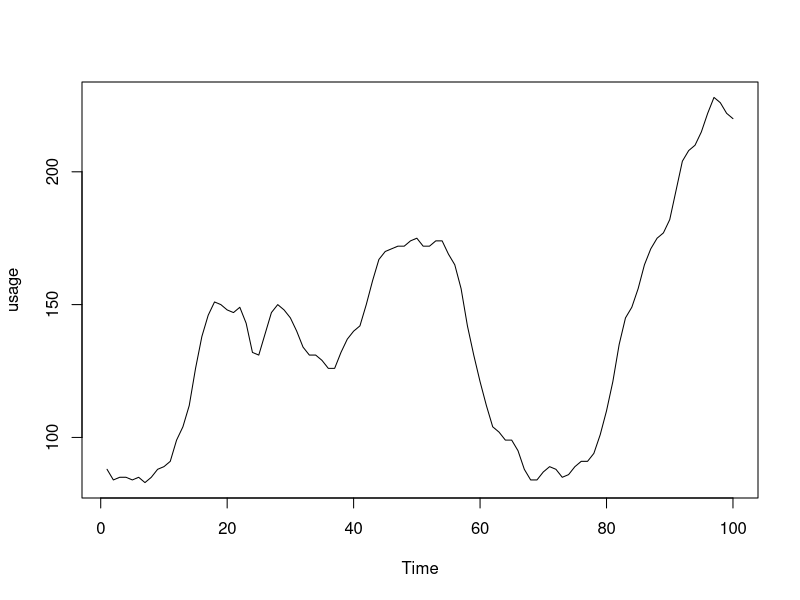
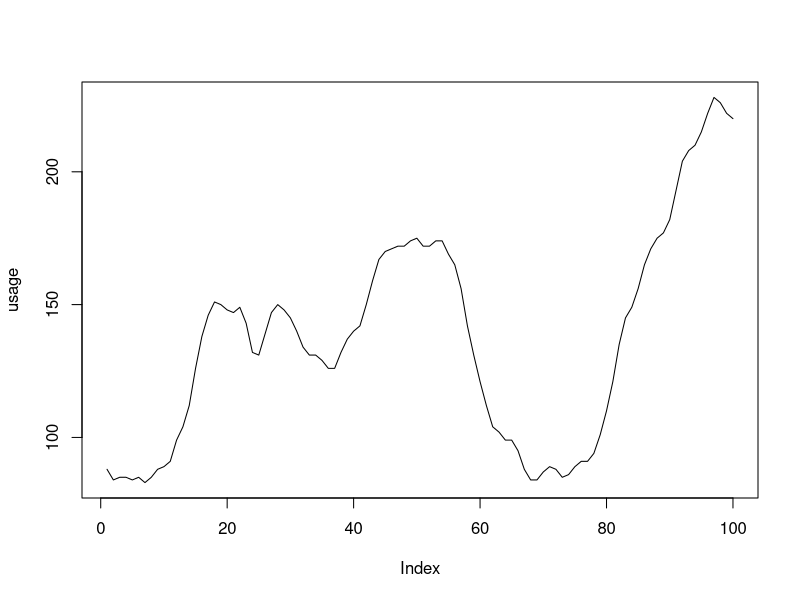

Here is the R script that generated these plots, in order: (Note: this script raises an error after producing the figures.)
#To get the mean value variation of the data set.
get_meanValues<-function(dataSet){
  sum<-0
  mean_collection<-c()
  n<-1
  for (v in dataSet){
    sum<-sum+v
    m<-(sum/n)
    mean_collection<-c(mean_collection,m)
    n<-n+1
  }
  return(mean_collection)
}

#Enter the input Data
usage = c(88,84,85,85,84,85,83,85,88,89,91,99,104,112,126,138,146,151,150,148,147,149,143,132,131,139,147,150,148,145,140,134,131,131,129,126,126,132,137,140,142,150,159,167,170,171,172,172,174,175,172,172,174,174,169,165,156,142,131,121,112,104,102,99,99,95,88,84,84,87,89,88,85,86,89,91,91,94,101,110,121,135,145,149,156,165,171,175,177,182,193,204,208,210,215,222,228,226,222,220)
plot.ts(usage)

#Ge the mean values of the time series
mean_usage<-get_meanValues(usage)

#Plot the Usage data along with the mean variation.
plot(usage,type="l",col="black")
lines(mean_v,col="red")

#Get the ACF of Usage
acf(usage)
#Get the PACF of usage
pacf(usage)

#Apply the Difference operator to make the data stationary.
z<-diff(usage)
#plot the resulting value.
plot.ts(z)

#Get the mean variance after the difference operator was applied.
z_mean_v<-get_meanValues(z)
plot(z,type="l",col="black")
lines(z_mean_v,col="red")

#get the ACF of z
acf(z)
#Get PACF of z
pacf(z)

#Fit the ARIMA model with p=3, d=1 and q=0 as per the observation from the ACF and PACF.
fit = arima(usage, order = c(3,1,0))
#Get the Diagnostic details of the fitted model.
tsdiag(fit)
#Get the model details.
fit

#Plot the observations and the how well the model fit the values.
plot(1:100, usage, xlim = c(0, 110), ylim=c(50, 250) )
lines(1:100, usage, type="l" )
#Plot how mwell the model fits the data.
lines(1:100, usage-fit$residuals, type="l", col="red")

#Forecast the next 6 data points using the model.
forecast = predict(fit, n.ahead=6)
#Plot the forecast values in the plot.
lines(101:106, forecast$pred, type="o", col="red")
#Find and plot the forecast confidence intervals.
lines(101:106, forecast$pred-1.96*forecast$se, col="blue")
lines(101:106, forecast$pred+1.96*forecast$se, col="blue")
